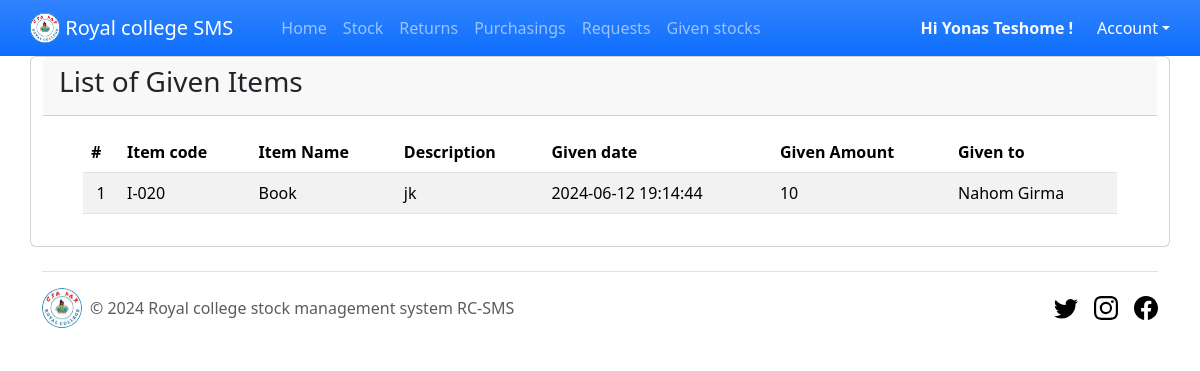
/storkeeperPages/givenStocks.php (signed in), run on the app's committed database.
### tables this page shows
CREATE TABLE `requests` (
  `id` int(11) NOT NULL,
  `code` text NOT NULL,
  `name` text NOT NULL,
  `description` text NOT NULL,
  `purdate` text NOT NULL,
  `expdate` text NOT NULL,
  `reqDate` datetime NOT NULL,
  `amount` text NOT NULL,
  `appByManager` tinyint(1) NOT NULL,
  `appByStore` tinyint(1) NOT NULL,
  `requestedBy` int(11) DEFAULT NULL,
  `appByReq` tinyint(1) NOT NULL
);

### storkeeperPages/givenStocks.php (the view, shortened to what this page needs)
<?php
$conn = mysqli_connect('localhost','root','','rc_sms_db');
?>
<!DOCTYPE html>
<html lang="en">
<head>
     <link rel="stylesheet" href="../css/bootstrap.min.css">
</head>
<body>
    <?php @include('./header.php');?>
    <div  class="container card card-outline card-primary">
	<div style="align-content: center;" class="card-header ">
		<h3 style="align-self: center;" class="card-title">List of Given Items</h3>
	</div>
	<div class="card-body">
		<div class="container-fluid">
        <div class="container-fluid">
			<table class="table table-hover table-striped">
				<thead>
					<tr>
						<th>#</th>
						<th>Item code</th>
						<th>Item Name</th>
                        <th>Description</th>
                        <th>Given date</th>
						<th>Given Amount</th>
                        <th>Given to</th>
					</tr>
				</thead>
				<tbody>
					<?php
						$i = 1;
						$qry = $conn->query("SELECT requests.*,
            COALESCE(CONCAT(user.firstname, ' ', user.lastname), 'NOT ASSIGNED') AS pname
        FROM
            requests
        LEFT JOIN
            user ON requests.requestedBy = user.id
			WHERE appByStore=1; ");
						if($qry->num_rows > 0){
						while($row = $qry->fetch_assoc()):
					?>
						<tr>
							<td class="text-center"><?php echo $i++; ?></td>
							<td><?php echo $row['code'] ?></td>
							<td ><p class="m-0 truncate-1"><?php echo $row['name'] ?></p></td>
							<td ><p class="m-0"><?php echo $row['description'] ?></p></td>
							<td><p class="m-0"><?php echo $row['reqDate'] ?></p></td>
                            <td><p class="m-0"><?php echo $row['amount'] ?></p></td>
							<td><p class="m-0"><?php echo $row['pname'] ?></p></td>
						</tr>
					<?php endwhile; }
					else{
						echo '<h2>Sorry, No Items were given!<h2/>';
					}?>
				</tbody>
			</table>
		</div>
		</div>
	</div>
</div>
<?php @include('../footer.php');?>
</body>
</html>

### data on the page
requests: code "I-020", name "Book", description "jk", reqDate "2024-06-12 19:14:44", amount "10", pname "Nahom Girma"

### other printed values
$_SESSION['fname'] "Yonas"
$_SESSION['lname'] "Teshome"
